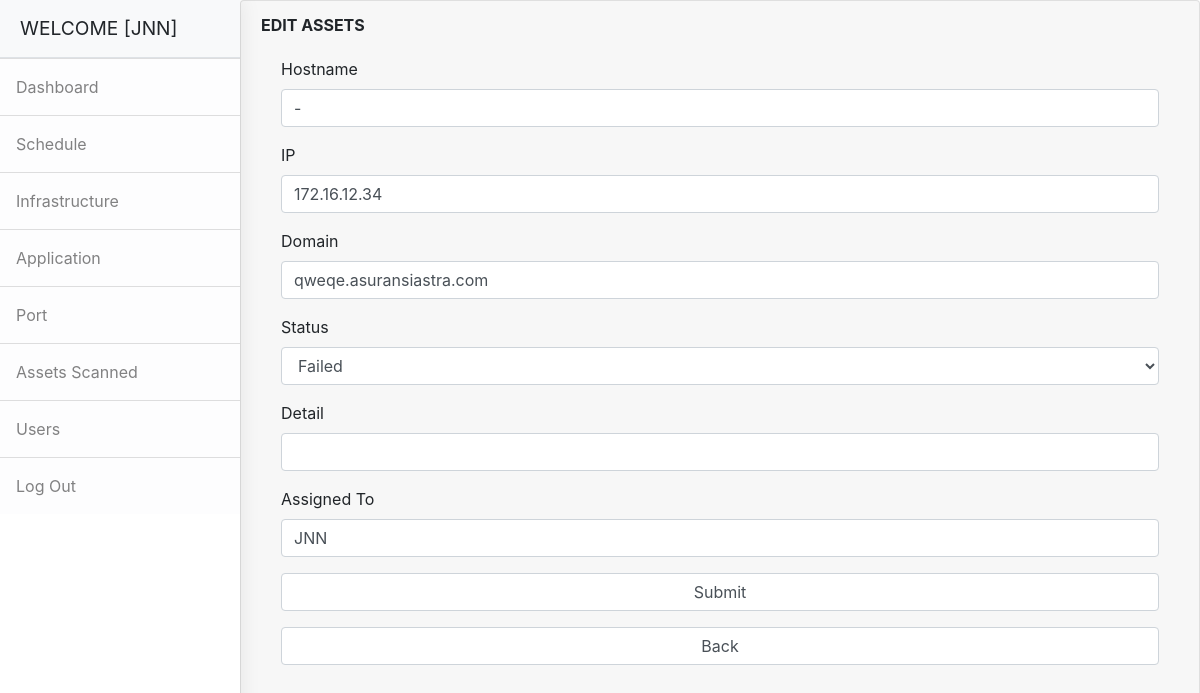
/EDIT_assets.php (signed in), run on the app's committed database.
### tables this page shows
CREATE TABLE `failed_scans` (
  `id` int(11) NOT NULL,
  `ip` varchar(255) NOT NULL,
  `hostname` varchar(255) NOT NULL,
  `domain` varchar(255) NOT NULL,
  `status_chart` varchar(255) NOT NULL,
  `status_table` varchar(255) NOT NULL,
  `assigned_to` varchar(255) NOT NULL,
  `count` int(200) NOT NULL
);

### EDIT_assets.php (the view, shortened to what this page needs)
<?php
    require('sidebar.php');
    $sql = mysqli_query($connection, "select * from failed_scans where id='$_GET[id]'");
    $data=mysqli_fetch_array($sql);
?>
<div class="content pb-0">
    <div class="animated fadeIn">
        <div class="row">
            <div class="col-lg-12">
            <div class="card">
                <div class="card-header"> <strong>EDIT ASSETS</strong> <small></small>
                <form action="" method="post">
                    <div class="card-body card-block">
                        <div class="form-group">
                            <tr>
                                <label for="hostname" class="form-control-label">Hostname</label>
                                <td><input type="text" name="hostname" class="form-control" value="<?php echo $data['hostname']; ?>"></td>
                            </tr>
                        </div>
                        <div class="form-group">
                            <tr>
                                <label for="ip" class="form-control-label">IP</label>
                                <td><input type="text" name="ip" class="form-control" value="<?php echo $data['ip']; ?>"></td>
                            </tr>
                        </div>
                        <div class="form-group">
                            <tr>
                                <label for="domain" class="form-control-label">Domain</label>
                                <td><input type="text" name="domain" class="form-control" value="<?php echo $data['domain']; ?>"></td>
                            </tr>
                        </div>
                        <div class="form-group">
                            <tr>
                                <label for="status_chart" class="form-control-label">Status</label>
                                <select id="status_chart" name="status_chart" class="form-control">
                                    <option value="Failed">Failed</option>
                                </select>
                            </tr>
                        </div>
                        <div class="form-group">
                            <tr>
                                <label for="status_table" class=" form-control-label">Detail</label>
                                <td><input type="text" name="status_table" class="form-control" value="<?php echo $data['status_table']; ?>"></td>
                            </tr>
                        </div>
                        <div class="form-group">
                            <tr>
                                <label for="assigned_to" class=" form-control-label">Assigned To</label>
                                <td><input type="text" name="assigned_to" class="form-control" value="<?php echo $data['assigned_to']; ?>"></td>
                            </tr>
                        </div>
                        <div class="form-group">
                            <tr>
                                <td><input type="submit" name="proses" class="form-control" id=""></td>
                            </tr>
                        </div>
                        <div class="form-group">
                            <tr>
                                <td><input type="button" name="back" value="Back" class="form-control" id="" onclick="window.location.href='failed_scans.php';"></td>
                            </tr>
                        </div>
                        </div>
                        </form>
                    </div>
                </div>
            </div>
        </div>
    </div>
</div>

### data on the page
failed_scans: hostname "-", ip "172.16.12.34", domain "qweqe.asuransiastra.com", assigned_to "JNN"

### other printed values
$_SESSION['ADMIN_USERNAME'] "JNN"
